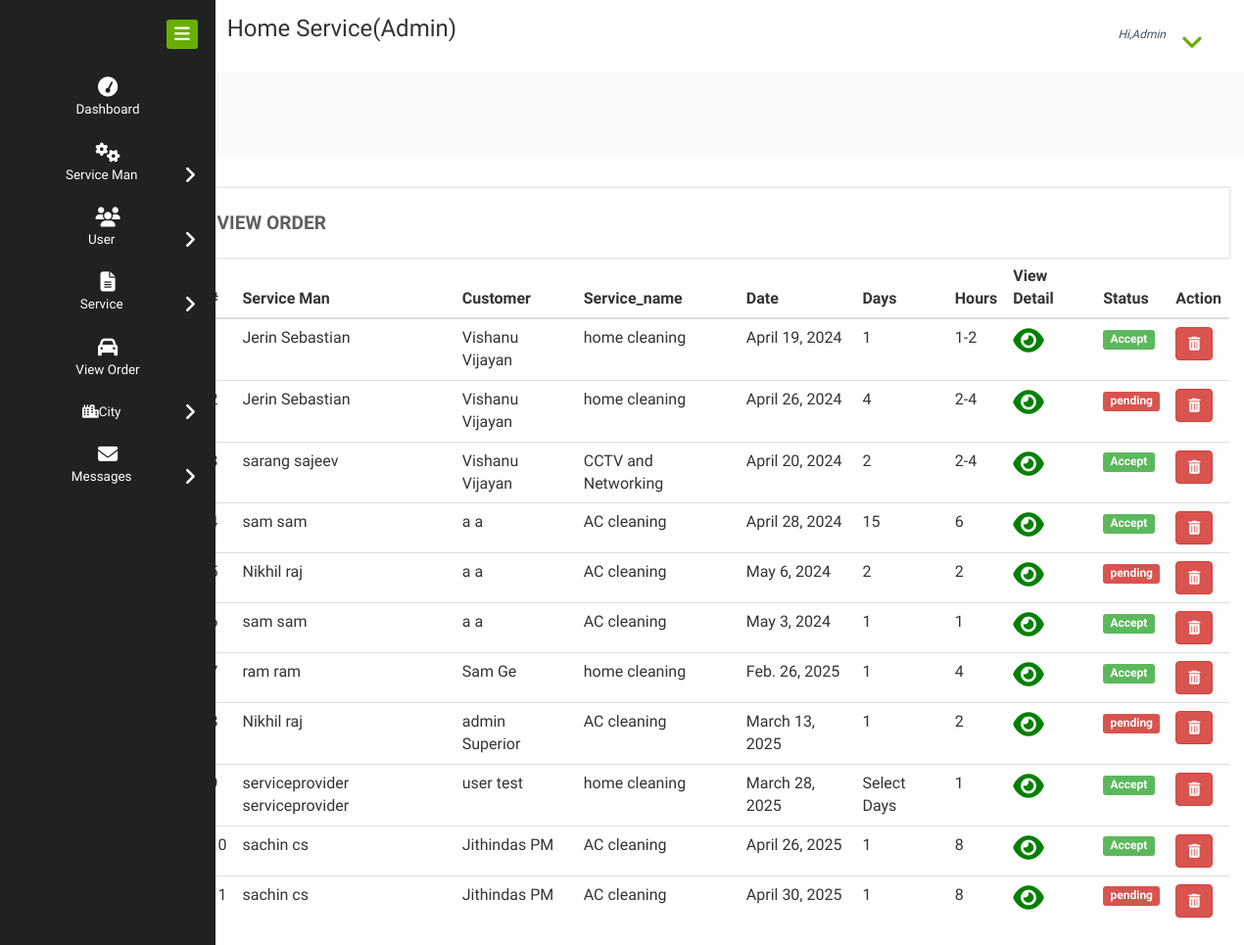
The app's page /admin_order with its own data.
### home_service/models.py (models this page shows, shortened)
class Order(models.Model):
    report_status = models.CharField(max_length=100, null=True)
    status = models.ForeignKey(Status,on_delete=models.CASCADE,null=True)
    service = models.ForeignKey(Service_Man, on_delete=models.CASCADE, null=True)
    customer = models.ForeignKey(Customer, on_delete=models.CASCADE, null=True)
    book_date = models.DateField(null=True)
    book_days = models.CharField(max_length=100, null=True)
    book_hours = models.CharField(max_length=100, null=True)
    price=models.IntegerField(null=True)
    razorpay_payment_id = models.CharField(max_length=100, null=True)
    razorpay_order_id = models.CharField(max_length=100, null=True)
    razorpay_signature = models.CharField(max_length=100, null=True)

class Service_Man(models.Model):
    status = models.ForeignKey(Status, on_delete=models.CASCADE, null=True)
    city = models.ForeignKey(City, on_delete=models.CASCADE, null=True)
    user = models.ForeignKey(User, on_delete=models.CASCADE, null=True)
    contact = models.CharField(max_length=100, null=True)
    address = models.CharField(max_length=100, null=True)
    doj = models.DateField(null=True)
    dob = models.DateField(null=True)
    id_type = models.CharField(max_length=100, null=True)
    service_name = models.CharField(max_length=100, null=True)
    experience = models.CharField(max_length=100, null=True)
    id_card = models.FileField(null=True)
    image = models.FileField(null=True)
    price=models.IntegerField(default=500)

class Customer(models.Model):
    user = models.ForeignKey(User, on_delete=models.CASCADE, null=True)
    contact = models.CharField(max_length=100, null=True)
    address = models.CharField(max_length=100, null=True)
    image = models.FileField(null=True)

class Status(models.Model):
    status = models.CharField(max_length=30, null=True)

### home_service/views.py (the view)
# urls.py: path('admin_order',Admin_Order,name="admin_order"),
def Admin_Order(request):
    order = Order.objects.all()
    d = {'order':order}
    return render(request,'admin_order.html',d)

### home_service/templates/admin_order.html (shortened to what this page needs)
{% extends 'admin_navigation.html' %}
{% load static %}
{% block body %}
<div class="chit-chat-layer1">
	<div class="col-md-12 chit-chat-layer1-left">
               <div class="work-progres">
                            <div class="chit-chat-heading">
                                  View Order
                            </div>
             </div><div class="table-responsive">
                                <table class="table table-hover">
                                  <thead>
                                    <tr>
                                      <th>#</th>
                                      <th>Service Man</th>
                                      <th>Customer</th>
                                      <th>Service_name</th>
                                      <th>Date</th>
                                      <th>Days</th>
                                      <th>Hours</th>
                                      <th>View Detail</th>
                                      <th>Status</th>
                                      <th>Action</th>
                                  </tr>
                              </thead>
                              <tbody>
                              {% for i in order %}
                                <tr>
                                  <td>{{forloop.counter}}</td>
                                  <td>{{i.service.user.first_name}} {{i.service.user.last_name}}</td>
                                  <td>{{i.customer.user.first_name}} {{i.customer.user.last_name}}</td>
                                  <td>{{i.service.service_name}}</td>
                                  <td>{{i.book_date}}</td>
                                  <td>{{i.book_days}}</td>
                                  <td>{{i.book_hours}}</td>
                                  <td><a href="{% url 'order_detail' i.id %}" ><i  style="color:green;font-size:28px" class="fa fa-eye"></i></a></td>
                                  {% if i.status.status == 'Accept' %}
                                  <td><span class="label label-success">{{i.status.status}}</span>
                                  </td>
                                  {% else %}
                                  <td><span class="label label-danger">{{i.status.status}}</span></td>
                                  {% endif %}
                                  <td><a href="{% url 'delete_admin_order' i.id %}" ><button class="btn btn-danger" onclick="return confirm('Are you sure ?')"><i class="fa fa-trash-o"></i></button></a></td>
                              </tr>
                              {% endfor %}
                          </tbody>
                      </table>
                  </div>
      </div>
</div>
    {% endblock %}

### records on screen
Order: service.user.first_name "Jerin", service.user.last_name "Sebastian", customer.user.first_name "Vishanu", customer.user.last_name "Vijayan", service.service_name "home cleaning", book_date "April 19, 2024", book_days "1", book_hours "1-2", status.status "Accept"
Order: service.user.first_name "Jerin", service.user.last_name "Sebastian", customer.user.first_name "Vishanu", customer.user.last_name "Vijayan", service.service_name "home cleaning", book_date "April 26, 2024", book_days "4", book_hours "2-4", status.status "pending"
Order: service.user.first_name "sarang", service.user.last_name "sajeev", customer.user.first_name "Vishanu", customer.user.last_name "Vijayan", service.service_name "CCTV and Networking", book_date "April 20, 2024", book_days "2", book_hours "2-4", status.status "Accept"
Order: service.user.first_name "sam", service.user.last_name "sam", customer.user.first_name "a", customer.user.last_name "a", service.service_name "AC cleaning", book_date "April 28, 2024", book_days "15", book_hours "6", status.status "Accept"
Order: service.user.first_name "Nikhil", service.user.last_name "raj", customer.user.first_name "a", customer.user.last_name "a", service.service_name "AC cleaning", book_date "May 6, 2024", book_days "2", book_hours "2", status.status "pending"
Order: service.user.first_name "sam", service.user.last_name "sam", customer.user.first_name "a", customer.user.last_name "a", service.service_name "AC cleaning", book_date "May 3, 2024", book_days "1", book_hours "1", status.status "Accept"
Order: service.user.first_name "ram", service.user.last_name "ram", customer.user.first_name "Sam", customer.user.last_name "Ge", service.service_name "home cleaning", book_date "Feb. 26, 2025", book_days "1", book_hours "4", status.status "Accept"
Order: service.user.first_name "Nikhil", service.user.last_name "raj", customer.user.first_name "admin", customer.user.last_name "Superior", service.service_name "AC cleaning", book_date "March 13, 2025", book_days "1", book_hours "2", status.status "pending"
Order: service.user.first_name "serviceprovider", service.user.last_name "serviceprovider", customer.user.first_name "user", customer.user.last_name "test", service.service_name "home cleaning", book_date "March 28, 2025", book_days "Select Days", book_hours "1", status.status "Accept"
Order: service.user.first_name "sachin", service.user.last_name "cs", customer.user.first_name "Jithindas", customer.user.last_name "PM", service.service_name "AC cleaning", book_date "April 26, 2025", book_days "1", book_hours "8", status.status "Accept"
Order: service.user.first_name "sachin", service.user.last_name "cs", customer.user.first_name "Jithindas", customer.user.last_name "PM", service.service_name "AC cleaning", book_date "April 30, 2025", book_days "1", book_hours "8", status.status "pending"
